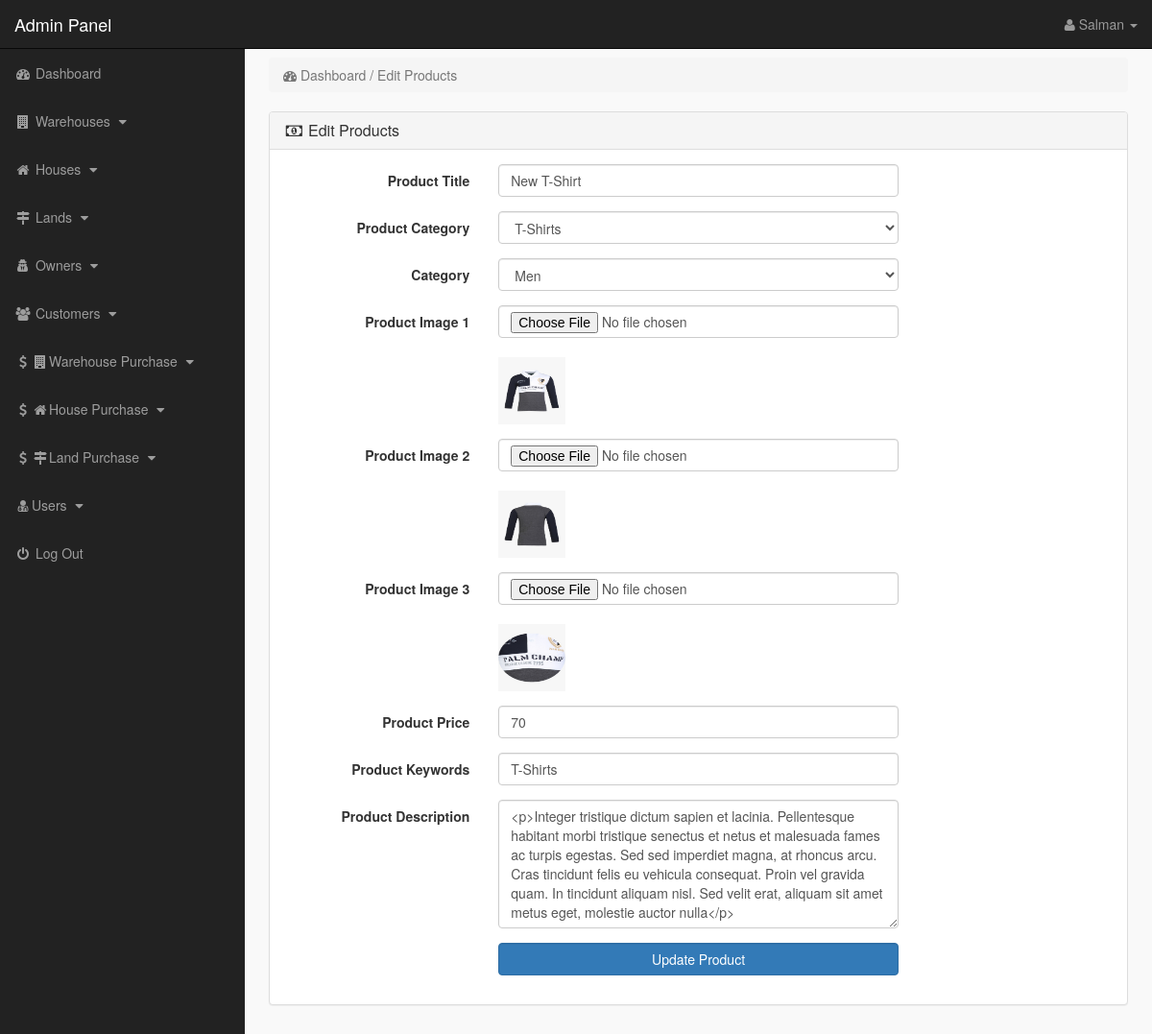
Page /index.php?edit_product=1 (signed in) on the committed database.
### tables this page shows
CREATE TABLE IF NOT EXISTS `products` (
`product_id` int(10) NOT NULL,
  `p_cat_id` int(10) NOT NULL,
  `cat_id` int(10) NOT NULL,
  `date` timestamp NOT NULL DEFAULT CURRENT_TIMESTAMP ON UPDATE CURRENT_TIMESTAMP,
  `product_title` text NOT NULL,
  `product_img1` text NOT NULL,
  `product_img2` text NOT NULL,
  `product_img3` text NOT NULL,
  `product_price` int(10) NOT NULL,
  `product_desc` text NOT NULL,
  `product_keywords` text NOT NULL
);

CREATE TABLE IF NOT EXISTS `product_categories` (
`p_cat_id` int(10) NOT NULL,
  `p_cat_title` text NOT NULL,
  `p_cat_desc` text NOT NULL
);

CREATE TABLE IF NOT EXISTS `categories` (
`cat_id` int(10) NOT NULL,
  `cat_title` text NOT NULL,
  `cat_desc` text NOT NULL
);

### edit_product.php (the view, shortened to what this page needs)
<?php
if (!isset($_SESSION['admin_email'])) {
    echo "<script>window.open('login.php','_self')</script>";
} else {
    ?>
    <?php
    if (isset($_GET['edit_product'])) {
        $edit_id = $_GET['edit_product'];
        $get_p = "select * from products where product_id='$edit_id'";
        $run_edit = mysqli_query($con, $get_p);
        $row_edit = mysqli_fetch_array($run_edit);
        $p_title = $row_edit['product_title'];
        $p_cat = $row_edit['p_cat_id'];
        $cat = $row_edit['cat_id'];
        $p_image1 = $row_edit['product_img1'];
        $p_image2 = $row_edit['product_img2'];
        $p_image3 = $row_edit['product_img3'];
        $p_price = $row_edit['product_price'];
        $p_desc = $row_edit['product_desc'];
        $p_keywords = $row_edit['product_keywords'];
    }
    $get_p_cat = "select * from product_categories where p_cat_id='$p_cat'";
    $run_p_cat = mysqli_query($con, $get_p_cat);
    $row_p_cat = mysqli_fetch_array($run_p_cat);
    $p_cat_title = $row_p_cat['p_cat_title'];
    $get_cat = "select * from categories where cat_id='$cat'";
    $run_cat = mysqli_query($con, $get_cat);
    $row_cat = mysqli_fetch_array($run_cat);
    $cat_title = $row_cat['cat_title'];
    ?>
    <!DOCTYPE html>
    <html>
    <head>
    </head>
    <body>
    <div class="row">
        <div class="col-lg-12">
            <ol class="breadcrumb">
                <li class="active">
                    <i class="fa fa-dashboard"> </i> Dashboard / Edit Products
                </li>
            </ol>
        </div>
    </div>
    <div class="row">
        <div class="col-lg-12">
            <div class="panel panel-default">
                <div class="panel-heading">
                    <h3 class="panel-title">
                        <i class="fa fa-money fa-fw"></i> Edit Products
                    </h3>
                </div>
                <div class="panel-body">
                    <form class="form-horizontal" method="post" enctype="multipart/form-data">
                        <div class="form-group">
                            <label class="col-md-3 control-label"> Product Title </label>
                            <div class="col-md-6">
                                <input type="text" name="product_title" class="form-control" required
                                       value="<?php echo $p_title; ?>">
                            </div>
                        </div>
                        <div class="form-group">
                            <label class="col-md-3 control-label"> Product Category </label>
                            <div class="col-md-6">
                                <select name="product_cat" class="form-control">
                                    <option value="<?php echo $p_cat; ?>"> <?php echo $p_cat_title; ?> </option>
                                </select>
                            </div>
                        </div>
                        <div class="form-group">
                            <label class="col-md-3 control-label"> Category </label>
                            <div class="col-md-6">
                                <select name="cat" class="form-control">
                                    <option value="<?php echo $cat; ?>"> <?php echo $cat_title; ?> </option>
                                </select>
                            </div>
                        </div>
                        <div class="form-group">
                            <label class="col-md-3 control-label"> Product Image 1 </label>
                            <div class="col-md-6">
                                <input type="file" name="product_img1" class="form-control" required>
                                <br><img src="product_images/<?php echo $p_image1; ?>" width="70" height="70">
                            </div>
                        </div>
                        <div class="form-group">
                            <label class="col-md-3 control-label"> Product Image 2 </label>
                            <div class="col-md-6">
                                <input type="file" name="product_img2" class="form-control" required>
                                <br><img src="product_images/<?php echo $p_image2; ?>" width="70" height="70">
                            </div>
                        </div>
                        <div class="form-group">
                            <label class="col-md-3 control-label"> Product Image 3 </label>
                            <div class="col-md-6">
                                <input type="file" name="product_img3" class="form-control" required>
                                <br><img src="product_images/<?php echo $p_image3; ?>" width="70" height="70">
                            </div>
                        </div>
                        <div class="form-group">
                            <label class="col-md-3 control-label"> Product Price </label>
                            <div class="col-md-6">
                                <input type="text" name="product_price" class="form-control" required
                                       value="<?php echo $p_price; ?>">
                            </div>
                        </div>
                        <div class="form-group">
                            <label class="col-md-3 control-label"> Product Keywords </label>
                            <div class="col-md-6">
                                <input type="text" name="product_keywords" class="form-control" required
                                       value="<?php echo $p_keywords; ?>">
                            </div>
                        </div>
                        <div class="form-group">
                            <label class="col-md-3 control-label"> Product Description </label>
                            <div class="col-md-6">
<textarea name="product_desc" class="form-control" rows="6" cols="19">
<?php echo $p_desc; ?>
</textarea>
                            </div>
                        </div>
                        <div class="form-group">
                            <label class="col-md-3 control-label"></label>
                            <div class="col-md-6">
                                <input type="submit" name="update" value="Update Product"
                                       class="btn btn-primary form-control">
                            </div>
                        </div>
                    </form>
                </div>
            </div>
        </div>
    </div>
    </body>
    </html>
<?php } ?>

### includes/sidebar.php (shortened to what this page needs)
<?php
if (!isset($_SESSION['admin_email'])) {
    echo "<script>window.open('login.php','_self')</script>";
} else {
    ?>
    <nav class="navbar navbar-inverse navbar-fixed-top">
        <div class="navbar-header">
            <a class="navbar-brand" href="index.php?dashboard">Admin Panel</a>
        </div>
        <ul class="nav navbar-right top-nav">
            <li class="dropdown">
                <a href="#" class="dropdown-toggle" data-toggle="dropdown">
                    <i class="fa fa-user"></i>
                    <?php echo $admin_name; ?> <b class="caret"></b>
                </a>
            </li>
        </ul>
        <div class="collapse navbar-collapse navbar-ex1-collapse">
            <ul class="nav navbar-nav side-nav">
                <li>
                    <a href="index.php?dashboard">
                        <i class="fa fa-fw fa-dashboard"></i> Dashboard
                    </a>
                </li>
                <li class="item" id='ware' data-toggle="collapse" data-target="#warehouses">
                    <a href="#ware" class="">
                        <i class="fa fa-fw fa-building"></i> Warehouses
                        <i class="fa fa-fw fa-caret-down"></i>
                    </a>
                </li>
                <li class="item" id='house' data-toggle="collapse" data-target="#houses">
                    <a href="#house" class="">
                        <i class="fa fa-fw fa-home"></i> Houses
                        <i class="fa fa-fw fa-caret-down"></i>
                    </a>
                </li>
                <li class="item" id='land' data-toggle="collapse" data-target="#lands">
                    <a href="#land" class="">
                        <i class="fa fa-fw fa-map-signs"></i> Lands
                        <i class="fa fa-fw fa-caret-down"></i>
                    </a>
                </li>
                <li class="item" id='owner' data-toggle="collapse" data-target="#owners">
                    <a href="#owner" class="">
                        <i class="fa fa-fw fa-user-secret"></i> Owners
                        <i class="fa fa-fw fa-caret-down"></i>
                    </a>
                </li>
                <li class="item" id='customer' data-toggle="collapse" data-target="#customers">
                    <a href="#customer" class="">
                        <i class="fa fa-fw fa-users"></i> Customers
                        <i class="fa fa-fw fa-caret-down"></i>
                    </a>
                </li>
                <li class="item" id='purchase_w' data-toggle="collapse" data-target="#purchases_w">
                    <a href="#purchase_w" class="">
                        <i class="fa fa-fw fa-dollar"></i><i class="fa fa-fw fa-building"></i>Warehouse Purchase
                        <i class="fa fa-fw fa-caret-down"></i>
                    </a>
                </li>
                <li class="item" id='purchase_h' data-toggle="collapse" data-target="#purchases_h">
                    <a href="#purchase_h" class="">
                        <i class="fa fa-fw fa-dollar"></i><i class="fa fa-fw fa-home"></i>House Purchase
                        <i class="fa fa-fw fa-caret-down"></i>
                    </a>
                </li>
                <li class="item" id='purchase_l' data-toggle="collapse" data-target="#purchases_l">
                    <a href="#purchase_l" class="">
                        <i class="fa fa-fw fa-dollar"></i><i class="fa fa-fw fa-map-signs"></i>Land Purchase
                        <i class="fa fa-fw fa-caret-down"></i>
                    </a>
                </li>
                <li class="item" id='user' data-toggle="collapse" data-target="#users">
                    <a href="#user" class="">
                        <i class="fa fa-fw fa-user-md"></i></i>Users
                        <i class="fa fa-fw fa-caret-down"></i>
                    </a>
                </li>
                <li>
                    <a href="logout.php">
                        <i class="fa fa-fw fa-power-off"></i> Log Out
                    </a>
                </li>
            </ul>
        </div>
    </nav>
<?php } ?>

### css/style.css (style rules this page uses)
body { margin-top: 100px; }
@media (min-width: 768px) { body { margin-top: 50px; } }
.top-nav { padding: 0 15px; }
.top-nav > li { display: inline-block; float: left; }
.top-nav > li > a { padding-top: 15px; padding-bottom: 15px; line-height: 20px; color: #999; }
@media (min-width: 768px) { .side-nav { position: fixed; top: 51px; width: 255px; border-radius: 0; overflow-y: auto; background-color: #222; bottom: 0; overflow-x: hidden; padding-bottom: 40px; } }
@media (min-width: 768px) { .side-nav > li > a { width: 255px; } }
.panel-body { border-radius: 5px; }

### rows in the picture
products: product_title "New T-Shirt", product_img1 (picture), product_img2 (picture), product_img3 (picture), product_price "70", product_keywords "T-Shirts", product_desc "<p>Integer tristique dictum sapien et lacinia. Pellentesque habitant morbi tristique senectus et netus et malesuada fames ac turpis egestas. Sed sed imperdiet magna, at rhoncus arcu. Cras tincidunt felis eu vehicula consequat. Proin vel gravida quam. In tincidunt aliquam nisl. Sed velit erat, aliquam sit amet metus eget, molestie auctor nulla</p>"
product_categories: product_cat "T-Shirts"
categories: cat "Men"

### other values in the picture
$admin_name "Salman"
